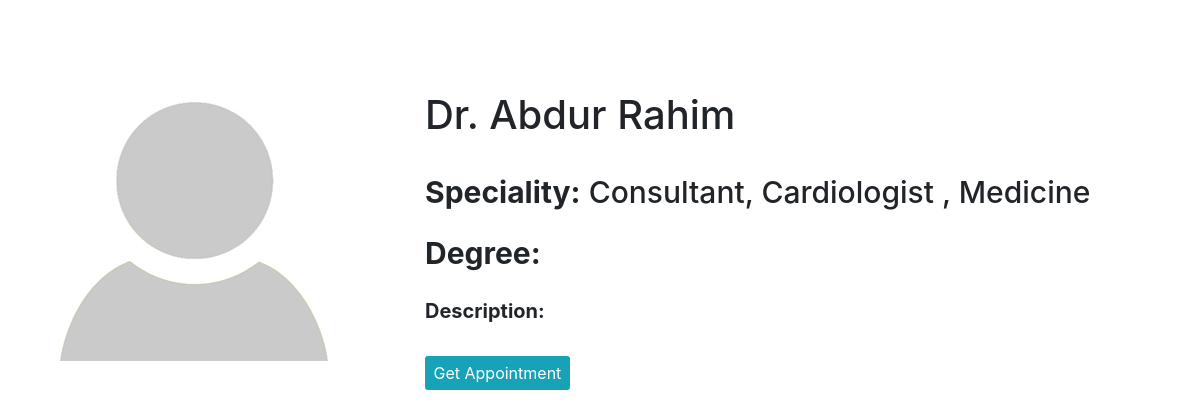
Page /doctorDetails.php?page=doctorDetails&ID=1 on the committed database.
### tables this page shows
CREATE TABLE `doctors` (
  `doc_ID` int(255) NOT NULL,
  `doc_Fullname` varchar(255) NOT NULL,
  `doc_Specialization1` varchar(255) NOT NULL,
  `doc_Specialization2` varchar(255) NOT NULL,
  `doc_Degree` varchar(255) NOT NULL,
  `doc_Time1` varchar(255) NOT NULL,
  `doc_Time2` varchar(255) NOT NULL,
  `doc_Time3` varchar(255) NOT NULL,
  `doc_Date1` varchar(255) NOT NULL,
  `doc_Date2` varchar(255) NOT NULL,
  `doc_Date3` varchar(255) NOT NULL,
  `doc_Email` varchar(255) NOT NULL,
  `doc_PhoneNumber` varchar(255) NOT NULL,
  `doc_Description` varchar(2555) NOT NULL
);

### doctorDetails.php (the view, shortened to what this page needs)
<?php
require 'includes/dbh.inc.php';
$sql = "SELECT * from doctors WHERE doc_ID =".$_GET['ID'];
if($result = mysqli_query($conn,$sql)){
    $row = mysqli_fetch_assoc($result);
?>
<!DOCTYPE html>
<html lang="en">
<head>
     <link rel="stylesheet" href="css/all.min.css" />
     <link rel="stylesheet" href="css/bootstrap.min.css" />
     <link rel="stylesheet" href="css/owl.carousel.css" />
     <link rel="stylesheet" href="css/owl.theme.default.min.css" />
     <link rel="stylesheet" href="css/index.css" />
     <link rel="stylesheet" href="css/index1Res.css" />
     <link rel="stylesheet" href="css/doctorDetails.css">
</head>
<body>
    <section class="doctor">
        <div class="container">
            <div class="row py-5 my-5">
                <div class="col-md-4">
                    <div class="doc__img">
                        <img src="img/author.jpg" alt="">
                    </div>
                </div>
                <div class="col-md-8">
                    <div class="docInfo">
                        <h1><?php echo $row['doc_Fullname'] ?></h1>
                        <h3><strong>Speciality:</strong> Consultant, <?php echo $row['doc_Specialization1'] ?> , <?php echo $row['doc_Specialization2'] ?></h3>
                        <h4><strong>Degree:</strong> <?php echo $row['doc_Degree'] ?> </h4>
                        <P><strong>Description:</strong> <?php echo $row['doc_Description'] ?> </P>
                        <a href="#" class="btn btn-info">Get Appointment</a>
                    </div>
                </div>
            </div>
        </div>
<?php } ?>
    </section>
</body>
</html>

### css/index.css (style rules this page uses)
body { margin: 0; padding: 0; }

### css/doctorDetails.css (style rules this page uses)
body { padding: 0; margin: 0; }
html { font-size: 10px; }
.doc__img img { height: 30rem; width:30rem; }
.docInfo h1 { font-size: 4rem; padding: 3rem 0; }
.docInfo h3 { font-size: 3rem; padding: 0 0 2rem 0; }
.docInfo h4 { font-size: 3rem; padding: 0 0 2rem 0; }
.docInfo p { font-size: 2rem; padding: 0 0 2rem 0; }
.docInfo a { font-size: 1.6rem; }

### rows in the picture
doctors: doc_Fullname "Dr. Abdur Rahim", doc_Specialization1 "Cardiologist", doc_Specialization2 "Medicine"
